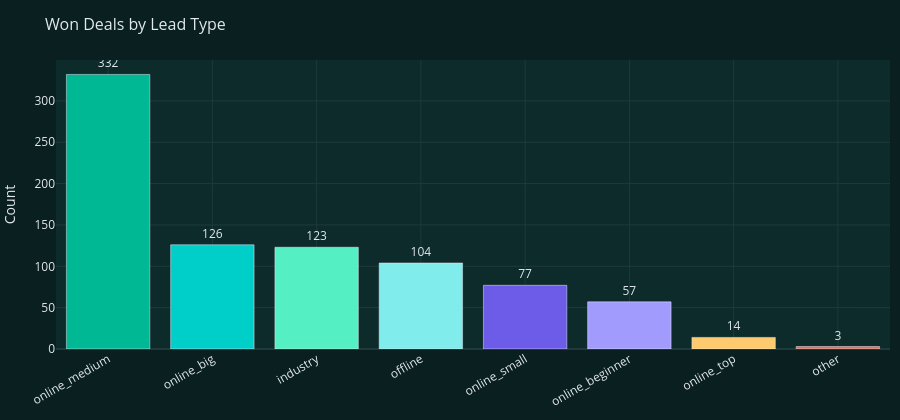

Here is the notebook cell this chart was saved with:
### Markdown cell above
## 9. Lead Type Conversion Analysis

### Code cell
lead_type_dist = deals['lead_type'].value_counts()

fig = go.Figure(go.Bar(
    x=lead_type_dist.index, y=lead_type_dist.values,
    marker_color=PALETTE[:len(lead_type_dist)],
    text=lead_type_dist.values, textposition='outside'
))
fig.update_xaxes(tickangle=-30)
fig = style_fig(fig, title='Won Deals by Lead Type', height=420)
fig.update_layout(yaxis_title='Count')
fig.show()

### Figure 1 — Plotly figure (JSON) as saved in the notebook; plotly's stock layout.template omitted (floating-point values rounded to 4 significant figures)
{"data": [{"marker": {"color": ["#00b894", "#00cec9", "#55efc4", "#81ecec", "#6c5ce7", "#a29bfe", "#fdcb6e", "#e17055"]}, "text": [332, 126, 123, 104, 77, 57, 14, 3], "textposition": "outside", "type": "bar", "x": ["online_medium", "online_big", "industry", "offline", "online_small", "online_beginner", "online_top", "other"], "y": [332, 126, 123, 104, 77, 57, 14, 3]}], "layout": {"font": {"color": "#e2e8f0", "size": 12}, "height": 420, "legend": {"bgcolor": "#0d2b2b", "bordercolor": "#1f3a3a", "borderwidth": 1, "font": {"color": "#e2e8f0"}}, "margin": {"b": 10, "l": 10, "r": 10, "t": 60}, "paper_bgcolor": "#0a1f1f", "plot_bgcolor": "#0d2b2b", "title": {"font": {"color": "#e2e8f0", "size": 16}, "text": "Won Deals by Lead Type"}, "xaxis": {"color": "#e2e8f0", "gridcolor": "#1f3a3a", "tickangle": -30, "zerolinecolor": "#1f3a3a"}, "yaxis": {"color": "#e2e8f0", "gridcolor": "#1f3a3a", "title": {"text": "Count"}, "zerolinecolor": "#1f3a3a"}}}
